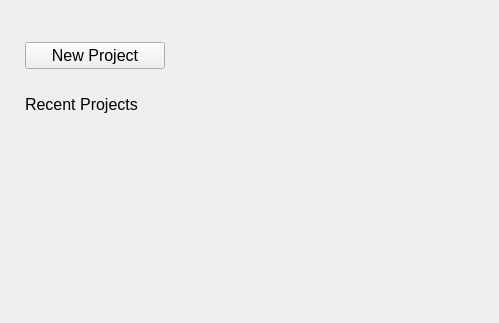
<?xml version="1.0" encoding="UTF-8"?>
<ui version="4.0">
 <class>HomePlugin</class>
 <widget class="QWidget" name="HomePlugin">
  <property name="geometry">
   <rect>
    <x>0</x>
    <y>0</y>
    <width>499</width>
    <height>323</height>
   </rect>
  </property>
  <property name="windowTitle">
   <string>Form</string>
  </property>
  <layout class="QVBoxLayout" name="verticalLayout" stretch="0,1">
   <property name="spacing">
    <number>0</number>
   </property>
   <property name="leftMargin">
    <number>0</number>
   </property>
   <property name="topMargin">
    <number>0</number>
   </property>
   <property name="rightMargin">
    <number>0</number>
   </property>
   <property name="bottomMargin">
    <number>0</number>
   </property>
   <item>
    <widget class="CommandBar" name="Header">
     <property name="sizePolicy">
      <sizepolicy hsizetype="Preferred" vsizetype="Preferred">
       <horstretch>0</horstretch>
       <verstretch>0</verstretch>
      </sizepolicy>
     </property>
    </widget>
   </item>
   <item>
    <widget class="QWidget" name="Content" native="true">
     <layout class="QVBoxLayout" name="verticalLayout_2" stretch="0,0,0,1">
      <property name="spacing">
       <number>10</number>
      </property>
      <property name="leftMargin">
       <number>25</number>
      </property>
      <property name="topMargin">
       <number>25</number>
      </property>
      <item>
       <layout class="QHBoxLayout" name="horizontalLayout">
        <item>
         <widget class="QPushButton" name="NewProject">
          <property name="minimumSize">
           <size>
            <width>140</width>
            <height>0</height>
           </size>
          </property>
          <property name="font">
           <font>
            <pointsize>12</pointsize>
           </font>
          </property>
          <property name="text">
           <string>New Project</string>
          </property>
          <property name="icon">
           <iconset resource="homeplugin.qrc">
            <normaloff>:/homeplugin/plus.png</normaloff>:/homeplugin/plus.png</iconset>
          </property>
          <property name="iconSize">
           <size>
            <width>22</width>
            <height>22</height>
           </size>
          </property>
         </widget>
        </item>
        <item>
         <spacer name="horizontalSpacer">
          <property name="orientation">
           <enum>Qt::Horizontal</enum>
          </property>
          <property name="sizeHint" stdset="0">
           <size>
            <width>40</width>
            <height>20</height>
           </size>
          </property>
         </spacer>
        </item>
       </layout>
      </item>
      <item>
       <spacer name="verticalSpacer">
        <property name="orientation">
         <enum>Qt::Vertical</enum>
        </property>
        <property name="sizeType">
         <enum>QSizePolicy::Fixed</enum>
        </property>
        <property name="sizeHint" stdset="0">
         <size>
          <width>20</width>
          <height>16</height>
         </size>
        </property>
       </spacer>
      </item>
      <item>
       <widget class="QLabel" name="RecentProjectsLabel">
        <property name="text">
         <string>&lt;html&gt;&lt;head/&gt;&lt;body&gt;&lt;p&gt;&lt;span style=&quot; font-size:12pt;&quot;&gt;Recent Projects&lt;/span&gt;&lt;/p&gt;&lt;/body&gt;&lt;/html&gt;</string>
        </property>
       </widget>
      </item>
      <item>
       <widget class="QLabel" name="RecentProjects">
        <property name="text">
         <string>&lt;html&gt;&lt;head/&gt;&lt;body&gt;&lt;p&gt;&lt;br/&gt;&lt;/p&gt;&lt;/body&gt;&lt;/html&gt;</string>
        </property>
        <property name="textFormat">
         <enum>Qt::RichText</enum>
        </property>
        <property name="alignment">
         <set>Qt::AlignLeading|Qt::AlignLeft|Qt::AlignTop</set>
        </property>
       </widget>
      </item>
     </layout>
    </widget>
   </item>
  </layout>
 </widget>
 <customwidgets>
  <customwidget>
   <class>CommandBar</class>
   <extends>QToolBar</extends>
   <header>commandbar.h</header>
   <container>1</container>
  </customwidget>
 </customwidgets>
 <resources>
  <include location="homeplugin.qrc"/>
 </resources>
 <connections/>
</ui>
